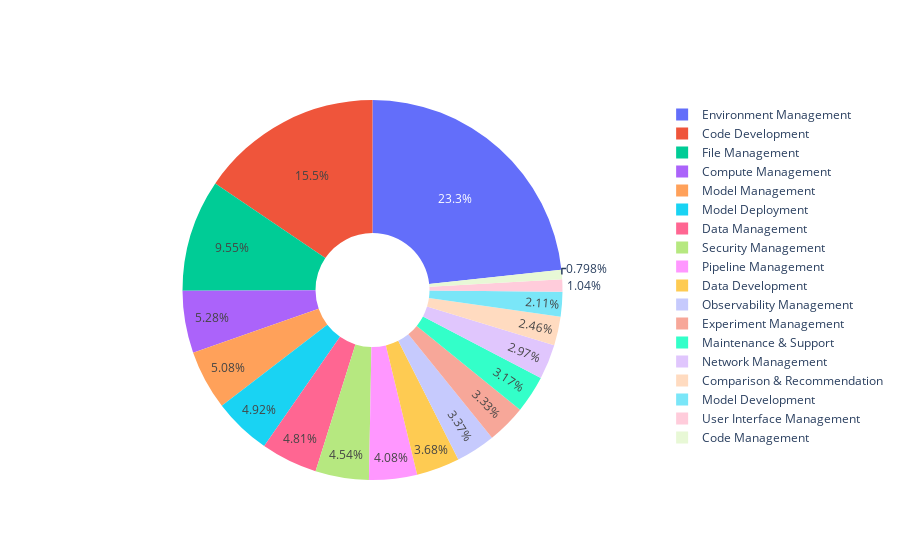

Notebook code for this chart:
### Code cell
# assign human-readable & high-level topics to challenges & solutions

df = pd.read_json(os.path.join(path_rq4, 'topics.json'))
df['Resolution_summary_topic_macro'] = -1

for index, row in df.iterrows():
    if row['Resolution_summary_topic'] in macro_topic_mapping:
        df.at[index, 'Resolution_summary_topic_macro'] = int(macro_topic_mapping[row['Resolution_summary_topic']])
    else:
        df.drop(index, inplace=True)

df.to_json(os.path.join(path_rq4, 'macro-topics.json'), indent=4, orient='records')

df_number = pd.DataFrame()

values = []
labels = []

for index, group in df.groupby('Resolution_summary_topic_macro'):
    topic_list = [topic + 1 for topic in macro_topic2index_dict[macro_topic_indexing[index]]]
    entry = {
        'Index': r'$\hat{R}_{0' + str(index + 1) + '}$' if index < 9 else r'$\hat{R}_{' + str(index + 1) + '}$',
        'Macro-topic': macro_topic_indexing[index],
        'Percentage (%)': round(len(group)/len(df)*100, 2),
        'Topic list': topic_list,
    }
    df_number = pd.concat([df_number, pd.DataFrame([entry])], ignore_index=True)
    labels.append(macro_topic_indexing[index])
    values.append(len(group))

print(df_number.to_latex(float_format="%.2f", index=False))
fig = go.Figure(data=[go.Pie(labels=labels, values=values, hole=.3)])
fig.show()

### Figure 1 — Plotly figure (JSON) as saved in the notebook; plotly's stock layout.template omitted (floating-point values rounded to 4 significant figures)
{"data": [{"hole": 0.3, "labels": ["Code Development", "Code Management", "Comparison & Recommendation", "Compute Management", "Data Development", "Data Management", "Environment Management", "Experiment Management", "File Management", "Maintenance & Support", "Model Development", "Model Management", "Model Deployment", "Network Management", "Observability Management", "Pipeline Management", "Security Management", "User Interface Management"], "type": "pie", "values": [700, 36, 111, 238, 166, 217, 1051, 150, 431, 143, 95, 229, 222, 134, 152, 184, 205, 47]}], "layout": {}}
